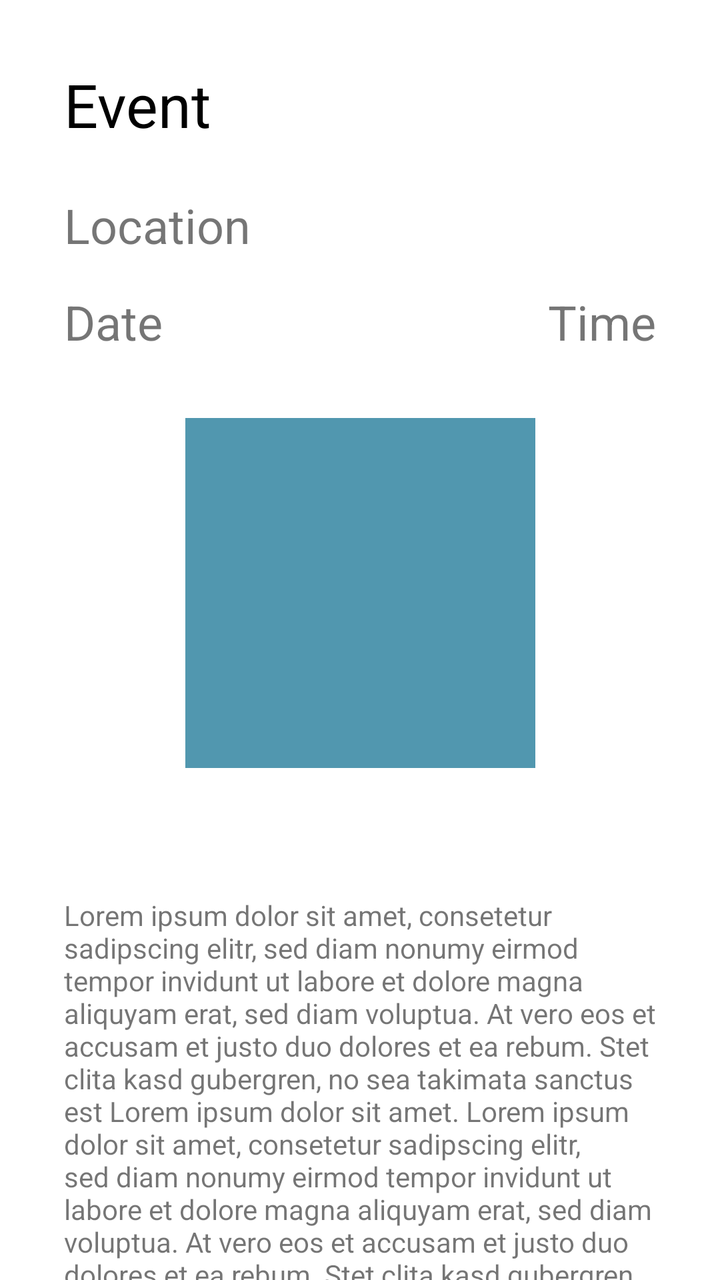
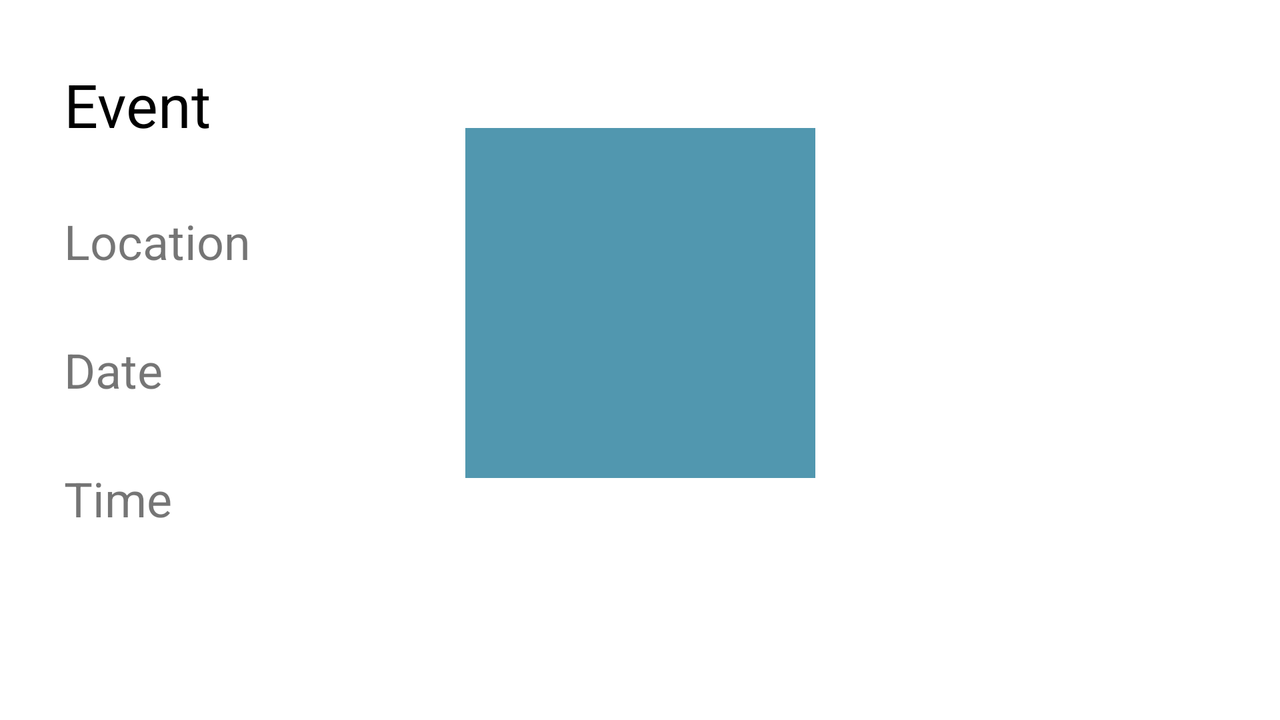

First picture: res/layout/ on a phone held upright. Second picture: the repository's own variant of that layout, on a device whose configuration matches the variant's folder. Source for both follows.
<!-- AndroidManifest.xml: application theme AppTheme -->
<!-- res/layout/content_ticket.xml -->
<?xml version="1.0" encoding="utf-8"?>
<android.support.constraint.ConstraintLayout xmlns:android="http://schemas.android.com/apk/res/android"
    xmlns:app="http://schemas.android.com/apk/res-auto"
    xmlns:tools="http://schemas.android.com/tools"
    android:layout_width="match_parent"
    android:layout_height="match_parent"
    app:layout_behavior="@string/appbar_scrolling_view_behavior"
    tools:context=".TicketActivity"
    tools:showIn="@layout/activity_ticket">

    <ImageView
        android:id="@+id/eventpageCode_imageView"
        android:layout_width="175dp"
        android:layout_height="175dp"
        android:layout_marginStart="64dp"
        android:layout_marginLeft="64dp"
        android:layout_marginTop="32dp"
        android:layout_marginEnd="64dp"
        android:layout_marginRight="64dp"
        android:contentDescription="@string/ticketqr"
        app:layout_constraintEnd_toEndOf="parent"
        app:layout_constraintStart_toStartOf="parent"
        app:layout_constraintTop_toBottomOf="@+id/eventpageDate_textView"
        app:srcCompat="@color/colorPrimaryDark" />

    <TextView
        android:id="@+id/eventpageHeadline_textView"
        android:layout_width="wrap_content"
        android:layout_height="wrap_content"
        android:layout_marginStart="32dp"
        android:layout_marginLeft="32dp"
        android:layout_marginTop="32dp"
        android:text="@string/eventname"
        android:textColor="@android:color/black"
        android:textSize="30sp"
        app:layout_constraintStart_toStartOf="parent"
        app:layout_constraintTop_toTopOf="parent" />

    <TextView
        android:id="@+id/eventpageLocation_textView"
        android:layout_width="wrap_content"
        android:layout_height="wrap_content"
        android:layout_marginStart="32dp"
        android:layout_marginLeft="32dp"
        android:layout_marginTop="24dp"
        android:text="@string/location"
        android:textSize="24sp"
        app:layout_constraintStart_toStartOf="parent"
        app:layout_constraintTop_toBottomOf="@+id/eventpageHeadline_textView" />

    <TextView
        android:id="@+id/eventpageDate_textView"
        android:layout_width="wrap_content"
        android:layout_height="wrap_content"
        android:layout_marginStart="32dp"
        android:layout_marginLeft="32dp"
        android:layout_marginTop="16dp"
        android:text="@string/date"
        android:textSize="24sp"
        app:layout_constraintStart_toStartOf="parent"
        app:layout_constraintTop_toBottomOf="@+id/eventpageLocation_textView" />

    <TextView
        android:id="@+id/eventpageTime_textView"
        android:layout_width="wrap_content"
        android:layout_height="31dp"
        android:layout_marginTop="16dp"
        android:layout_marginEnd="32dp"
        android:layout_marginRight="32dp"
        android:text="@string/time"
        android:textSize="24sp"
        app:layout_constraintEnd_toEndOf="parent"
        app:layout_constraintTop_toBottomOf="@+id/eventpageLocation_textView" />

    <TextView
        android:id="@+id/eventpageDescription_TextView"
        android:layout_width="0dp"
        android:layout_height="wrap_content"
        android:layout_marginStart="32dp"
        android:layout_marginLeft="32dp"
        android:layout_marginTop="64dp"
        android:layout_marginEnd="32dp"
        android:layout_marginRight="32dp"
        android:text="@string/lorem_ipsum"
        app:layout_constraintEnd_toEndOf="parent"
        app:layout_constraintHorizontal_bias="0.0"
        app:layout_constraintStart_toStartOf="parent"
        app:layout_constraintTop_toBottomOf="@+id/eventpageCode_imageView" />


</android.support.constraint.ConstraintLayout>
<!-- res/layout/activity_ticket.xml (included above) -->
<?xml version="1.0" encoding="utf-8"?>
<android.support.design.widget.CoordinatorLayout xmlns:android="http://schemas.android.com/apk/res/android"
    xmlns:app="http://schemas.android.com/apk/res-auto"
    xmlns:tools="http://schemas.android.com/tools"
    android:layout_width="match_parent"
    android:layout_height="match_parent"
    tools:context=".TicketActivity">

    <android.support.design.widget.AppBarLayout
        android:layout_width="match_parent"
        android:layout_height="wrap_content"
        android:theme="@style/AppTheme.AppBarOverlay">

        <android.support.v7.widget.Toolbar
            android:id="@+id/toolbar"
            android:layout_width="match_parent"
            android:layout_height="?attr/actionBarSize"
            android:background="?attr/colorPrimary"
            app:popupTheme="@style/AppTheme.PopupOverlay" />

    </android.support.design.widget.AppBarLayout>

    <include layout="@layout/content_ticket" />


</android.support.design.widget.CoordinatorLayout>
<!-- resources referenced by this layout -->
<resources>
  <color name="colorPrimaryDark">#5197af</color>
  <string name="date">Date</string>
  <string name="eventname" translatable="false">Event</string>
  <string name="location">Location</string>
  <string name="lorem_ipsum" translatable="false">Lorem ipsum dolor sit amet, consetetur sadipscing elitr, sed diam nonumy eirmod tempor invidunt ut labore et dolore magna aliquyam erat, sed diam voluptua. At vero eos et accusam et justo duo dolores et ea rebum. Stet clita kasd gubergren, no sea takimata sanctus est Lorem ipsum dolor sit amet. Lorem ipsum dolor sit amet, consetetur sadipscing elitr, sed diam nonumy eirmod tempor invidunt ut labore et dolore magna aliquyam erat, sed diam voluptua. At vero eos et accusam et justo duo dolores et ea rebum. Stet clita kasd gubergren, no sea takimata sanctus est Lorem ipsum dolor sit amet.</string>
  <string name="ticketqr" translatable="false">ticket qr-code</string>
  <string name="time">Time</string>
  <style name="AppTheme.AppBarOverlay" parent="ThemeOverlay.AppCompat.Dark.ActionBar" />
  <style name="AppTheme.PopupOverlay" parent="ThemeOverlay.AppCompat.Light" />
  <style name="AppTheme" parent="Theme.MaterialComponents.Light.DarkActionBar">
          
          <item name="colorPrimary">@color/colorPrimary</item>
          <item name="colorPrimaryDark">@color/colorPrimaryDark</item>
          <item name="colorAccent">@color/colorAccent</item>
      </style>
  <color name="colorPrimary">#83C8E1</color>
  <color name="colorAccent">#BDBDBD</color>
</resources>
<!-- res/layout-land/content_ticket.xml (the repository's variant of the layout above) -->
<!-- drawn on the phone turned sideways -->
<?xml version="1.0" encoding="utf-8"?>
<android.support.constraint.ConstraintLayout xmlns:android="http://schemas.android.com/apk/res/android"
    xmlns:app="http://schemas.android.com/apk/res-auto"
    xmlns:tools="http://schemas.android.com/tools"
    android:layout_width="match_parent"
    android:layout_height="match_parent"
    app:layout_behavior="@string/appbar_scrolling_view_behavior"
    tools:context=".TicketActivity"
    tools:showIn="@layout/activity_ticket">

    <ImageView
        android:id="@+id/eventpageCode_imageView"
        android:layout_width="175dp"
        android:layout_height="175dp"
        android:layout_marginStart="273dp"
        android:layout_marginLeft="273dp"
        android:layout_marginTop="64dp"
        android:layout_marginEnd="273dp"
        android:layout_marginRight="273dp"
        android:contentDescription="@string/ticketqr"
        app:layout_constraintEnd_toEndOf="parent"
        app:layout_constraintStart_toStartOf="parent"
        app:layout_constraintTop_toTopOf="parent"
        app:srcCompat="@color/colorPrimaryDark" />

    <TextView
        android:id="@+id/eventpageHeadline_textView"
        android:layout_width="wrap_content"
        android:layout_height="wrap_content"
        android:layout_marginStart="32dp"
        android:layout_marginLeft="32dp"
        android:layout_marginTop="32dp"
        android:text="@string/eventname"
        android:textColor="@android:color/black"
        android:textSize="30sp"
        app:layout_constraintStart_toStartOf="parent"
        app:layout_constraintTop_toTopOf="parent" />

    <TextView
        android:id="@+id/eventpageLocation_textView"
        android:layout_width="wrap_content"
        android:layout_height="wrap_content"
        android:layout_marginStart="32dp"
        android:layout_marginLeft="32dp"
        android:layout_marginTop="32dp"
        android:text="@string/location"
        android:textSize="24sp"
        app:layout_constraintStart_toStartOf="parent"
        app:layout_constraintTop_toBottomOf="@+id/eventpageHeadline_textView" />

    <TextView
        android:id="@+id/eventpageDate_textView"
        android:layout_width="wrap_content"
        android:layout_height="wrap_content"
        android:layout_marginStart="32dp"
        android:layout_marginLeft="32dp"
        android:layout_marginTop="32dp"
        android:text="@string/date"
        android:textSize="24sp"
        app:layout_constraintStart_toStartOf="parent"
        app:layout_constraintTop_toBottomOf="@+id/eventpageLocation_textView" />

    <TextView
        android:id="@+id/eventpageTime_textView"
        android:layout_width="wrap_content"
        android:layout_height="31dp"
        android:layout_marginStart="32dp"
        android:layout_marginLeft="32dp"
        android:layout_marginTop="32dp"
        android:text="@string/time"
        android:textSize="24sp"
        app:layout_constraintStart_toStartOf="parent"
        app:layout_constraintTop_toBottomOf="@+id/eventpageDate_textView" />

    <TextView
        android:id="@+id/eventpageDescription_TextView"
        android:layout_width="199dp"
        android:layout_height="199dp"
        android:layout_marginBottom="83dp"
        android:text="@string/lorem_ipsum"
        app:layout_constraintBottom_toTopOf="@+id/eventpageCode_imageView"
        app:layout_constraintEnd_toEndOf="parent"
        app:layout_constraintStart_toStartOf="parent"
        app:layout_constraintTop_toBottomOf="@+id/eventpageLocation_textView" />


</android.support.constraint.ConstraintLayout>
<!-- res/layout/content_ticket.xml (included above) -->
<?xml version="1.0" encoding="utf-8"?>
<android.support.constraint.ConstraintLayout xmlns:android="http://schemas.android.com/apk/res/android"
    xmlns:app="http://schemas.android.com/apk/res-auto"
    xmlns:tools="http://schemas.android.com/tools"
    android:layout_width="match_parent"
    android:layout_height="match_parent"
    app:layout_behavior="@string/appbar_scrolling_view_behavior"
    tools:context=".TicketActivity"
    tools:showIn="@layout/activity_ticket">

    <ImageView
        android:id="@+id/eventpageCode_imageView"
        android:layout_width="175dp"
        android:layout_height="175dp"
        android:layout_marginStart="64dp"
        android:layout_marginLeft="64dp"
        android:layout_marginTop="32dp"
        android:layout_marginEnd="64dp"
        android:layout_marginRight="64dp"
        android:contentDescription="@string/ticketqr"
        app:layout_constraintEnd_toEndOf="parent"
        app:layout_constraintStart_toStartOf="parent"
        app:layout_constraintTop_toBottomOf="@+id/eventpageDate_textView"
        app:srcCompat="@color/colorPrimaryDark" />

    <TextView
        android:id="@+id/eventpageHeadline_textView"
        android:layout_width="wrap_content"
        android:layout_height="wrap_content"
        android:layout_marginStart="32dp"
        android:layout_marginLeft="32dp"
        android:layout_marginTop="32dp"
        android:text="@string/eventname"
        android:textColor="@android:color/black"
        android:textSize="30sp"
        app:layout_constraintStart_toStartOf="parent"
        app:layout_constraintTop_toTopOf="parent" />

    <TextView
        android:id="@+id/eventpageLocation_textView"
        android:layout_width="wrap_content"
        android:layout_height="wrap_content"
        android:layout_marginStart="32dp"
        android:layout_marginLeft="32dp"
        android:layout_marginTop="24dp"
        android:text="@string/location"
        android:textSize="24sp"
        app:layout_constraintStart_toStartOf="parent"
        app:layout_constraintTop_toBottomOf="@+id/eventpageHeadline_textView" />

    <TextView
        android:id="@+id/eventpageDate_textView"
        android:layout_width="wrap_content"
        android:layout_height="wrap_content"
        android:layout_marginStart="32dp"
        android:layout_marginLeft="32dp"
        android:layout_marginTop="16dp"
        android:text="@string/date"
        android:textSize="24sp"
        app:layout_constraintStart_toStartOf="parent"
        app:layout_constraintTop_toBottomOf="@+id/eventpageLocation_textView" />

    <TextView
        android:id="@+id/eventpageTime_textView"
        android:layout_width="wrap_content"
        android:layout_height="31dp"
        android:layout_marginTop="16dp"
        android:layout_marginEnd="32dp"
        android:layout_marginRight="32dp"
        android:text="@string/time"
        android:textSize="24sp"
        app:layout_constraintEnd_toEndOf="parent"
        app:layout_constraintTop_toBottomOf="@+id/eventpageLocation_textView" />

    <TextView
        android:id="@+id/eventpageDescription_TextView"
        android:layout_width="0dp"
        android:layout_height="wrap_content"
        android:layout_marginStart="32dp"
        android:layout_marginLeft="32dp"
        android:layout_marginTop="64dp"
        android:layout_marginEnd="32dp"
        android:layout_marginRight="32dp"
        android:text="@string/lorem_ipsum"
        app:layout_constraintEnd_toEndOf="parent"
        app:layout_constraintHorizontal_bias="0.0"
        app:layout_constraintStart_toStartOf="parent"
        app:layout_constraintTop_toBottomOf="@+id/eventpageCode_imageView" />


</android.support.constraint.ConstraintLayout>
